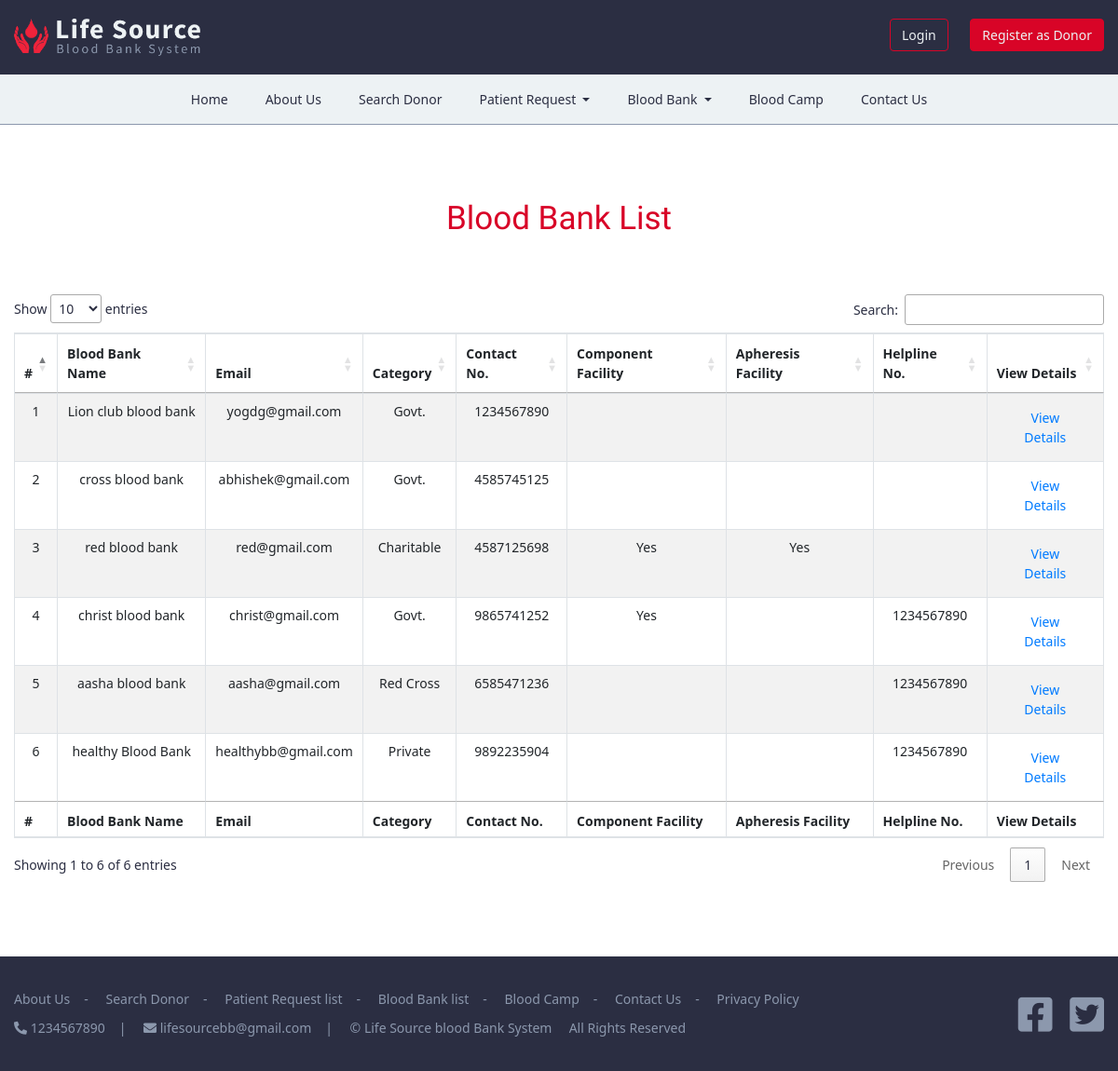
The app's page /bblist.php with its own data.
### tables this page shows
CREATE TABLE IF NOT EXISTS `bbregister` (
  `ID` int(11) NOT NULL AUTO_INCREMENT,
  `name` varchar(255) NOT NULL,
  `password` varchar(255) NOT NULL,
  `email` varchar(255) NOT NULL,
  `Hname` varchar(255) NOT NULL,
  `category` varchar(255) NOT NULL,
  `cpname` varchar(255) NOT NULL,
  `contact` varchar(11) NOT NULL,
  `faxno` varchar(15) NOT NULL,
  `license` varchar(255) NOT NULL,
  `fromd` date NOT NULL,
  `todate` date NOT NULL,
  `component` varchar(255) NOT NULL,
  `apheresis` varchar(255) NOT NULL,
  `helpline` varchar(11) NOT NULL,
  `website` varchar(255) NOT NULL,
  `certificate` varchar(255) NOT NULL,
  `state` varchar(255) NOT NULL,
  `city` varchar(255) NOT NULL,
  `address` varchar(255) NOT NULL,
  `pincode` int(11) NOT NULL,
  `date` timestamp NOT NULL DEFAULT CURRENT_TIMESTAMP,
  `user` varchar(255) NOT NULL,
  `status` int(11) NOT NULL,
  PRIMARY KEY (`ID`)
);

CREATE TABLE IF NOT EXISTS `contactinfo` (
  `ID` int(11) NOT NULL AUTO_INCREMENT,
  `mobile` varchar(11) NOT NULL,
  `email` varchar(255) NOT NULL,
  PRIMARY KEY (`ID`)
);

### bblist.php (the view, shortened to what this page needs)
<?php
include('include/connection.php');
?>
<!DOCTYPE html>
<html lang="en">
  <head>
    <link rel="stylesheet" href="css/bootstrap.min.css">
    <link rel="stylesheet" href="css/search_donor.css">
    <link href="css/all.css" rel="stylesheet">
    <link rel="stylesheet" href="https://cdn.datatables.net/1.10.20/css/jquery.dataTables.min.css">
    <link rel="stylesheet" href="https://cdn.datatables.net/1.10.20/css/dataTables.bootstrap4.min.css">
  </head>
  <body>
    <header>
      <div class="container-sm nopadding">
      <div class="row">
      <div class="col-lg-6 col-sm-6 col-12 nopadding logobg">
        <a href="index.php">
          <img src="images/logo.png" alt="Life Source blood bank System" title="Life source blood bank system" />
        </a>
      </div>
      <div class="col-lg-6 col-sm-6 col-12 nopadding loginbg">
        <button type="button" onclick="window.open('login.php', '_blank'); return false;" name="login" id="login" class="btn btn-default loginbtn">
          Login
        </button>
        <button type="button" onclick="window.open('register.php', '_blank'); return false;" class="btn btn-default signupbtn">
          Register as Donor
        </button>
      </div>
      </div>
      </div>
    </header>
    <nav class="navbar navbar-expand-md navbar-light navigation sticky-top">
      <div class="container-sm">
      <div class="collapse navbar-collapse" id="collapsibleNavbar">
        <ul class="navbar-nav mx-auto">
          <li class="nav-item">
            <a class="nav-link" href="index.php">Home</a>
          </li>
          <li class="nav-item">
            <a class="nav-link" href="aboutus.php">About Us</a>
          </li>
          <li class="nav-item">
            <a class="nav-link" href="search_donor.php">Search Donor</a>
          </li>
          <li class="nav-item dropdown">
            <a class="nav-link dropdown-toggle" href="#" id="navbardrop" data-toggle="dropdown">
              Patient Request
            </a>
          </li>
          <li class="nav-item dropdown">
            <a class="nav-link dropdown-toggle" href="#" id="navbardrop" data-toggle="dropdown">
              Blood Bank
            </a>
          </li>
          <li class="nav-item">
            <a class="nav-link" href="bloodcamp.php">Blood Camp</a>
          </li>
          <li class="nav-item">
            <a class="nav-link" href="contact-us.php">Contact Us</a>
          </li>
        </ul>
      </div>
      </div>
    </nav>
    <div class="searchD">
      <div class="container-sm search_cont nopadding">
        <div class="row">
          <div class="col-lg-12">
            <h1>Blood Bank List</h1>
          </div>
        </div>
        <div class="row">
          <div class="col-lg-12 nopadding">
            <div class="table-responsive">
              <table id="example" class="table table-bordered table-striped table-hover">
               <thead>
                <tr>
                  <th>#</th>
                  <th>Blood Bank Name</th>
                  <th>Email</th>
                  <th>Category</th>
                  <th>Contact No.</th>
                  <th>Component Facility</th>
                  <th>Apheresis Facility</th>
                  <th>Helpline No.</th>
                  <th>View Details</th>
                </tr>
               </thead>
               <tfoot>
                <tr>
                  <th>#</th>
                  <th>Blood Bank Name</th>
                  <th>Email</th>
                  <th>Category</th>
                  <th>Contact No.</th>
                  <th>Component Facility</th>
                  <th>Apheresis Facility</th>
                  <th>Helpline No.</th>
                  <th>View Details</th>
                </tr>
              </tfoot>
              <tbody>
                <?php
                $query = "SELECT * from bbregister WHERE status='1'";
                $query_run = mysqli_query($conn,$query);
                $cnt = 1;
                if (mysqli_num_rows($query_run) > 0) {
                  while ($row = mysqli_fetch_assoc($query_run)) {
                ?>
                <tr>
                  <td><?php echo htmlentities($cnt);?></td>
                  <td><?php echo $row['name'];?></td>
                  <td><?php echo $row['email'];?></td>
                  <td><?php echo $row['category'];?></td>
                  <td><?php echo $row['contact'];?></td>
                  <td><?php echo $row['component'];?></td>
                  <td><?php echo $row['apheresis'];?></td>
                  <td><?php echo $row['helpline'];?></td>
                  <td>
                    <button name="view_btn" class="btn bg-transparent text-primary" data-toggle="modal" data-target="#myModal<?php echo $row['ID']; ?>">
                      View Details
                    </button>
                  </td>
                </tr>
                <?php $cnt=$cnt+1; }} ?>
              </tbody>
              </table>
            </div>
          </div>
        </div>
      </div>
    </div>
    <footer>
      <div class="container-sm nopadding">
        <div class="row">
          <div class="col-lg-10 col-md-12 hidemob">
            <div class="row">
              <div class="col-lg-12 nopadding">
                <ul class="footer_list">
                  <li class="aboutli"><a href="about-us.php" target="_blank">About Us</a></li>-
                  <li><a href="search_donor.php" target="_blank">Search Donor</a></li>-
                  <li><a href="request-list.php" target="_blank">Patient Request list</a></li>-
                  <li><a href="bb-list.php" target="_blank">Blood Bank list</a></li>-
                  <li><a href="bloodcamp.php" target="_blank">Blood Camp</a></li>-
                  <li><a href="contact-us.php" target="_blank">Contact Us</a></li>-
                  <li><a href="privacy.php" target="_blank">Privacy Policy</a></li>
                </ul>
              </div>
            </div>
            <?php
            $query3 = "SELECT * from contactinfo";
            $query_run3 = mysqli_query($conn,$query3);
            if (mysqli_num_rows($query_run3) > 0) {
              while ($row3 = mysqli_fetch_assoc($query_run3)) {
            ?>
            <div class="row">
              <div class="col-lg-12 nopadding">
                <ul class="footer_list">
                  <li class="aboutli"><i class="fas fa-phone-alt"></i> <?php echo $row3['mobile'];?></li>|
                  <li><i class="fas fa-envelope"></i> <a href="mailto:<?php echo $row3['email'];?>"><?php echo $row3['email'];?></a></li>|
                  <li>&copy; Life Source blood Bank System &nbsp;&nbsp;&nbsp; All Rights Reserved</li>
                </ul>
              </div>
            </div>
          </div>
      <div class="col-lg-2 col-md-12 social_icon hidemob nopadding">
            <div class="facebook">
              <a href="#">
              <i class="fab fa-facebook-square"></i>
              </a>
            </div>
            <div class="twitter">
              <a href="#">
              <i class="fab fa-twitter-square"></i>
              </a>
            </div>
      </div>
        </div>
        <?php } }?>
      </div>
    </footer>
  </body>
</html>

### css/search_donor.css (style rules this page uses)
body { margin: 0 auto; padding: 0px; font-family: 'Segoe UI'; font-size: 14px; color: #2b2e42; font-weight: 400; text-align: center; overflow-x: hidden !important; }
.nopadding { padding-left: 0 !important; padding-right: 0 !important; }
h1 { margin: 0px; padding: 0px 0px 60px 0px; font-family: 'Nanum Gothic', sans-serif; font-size: 35px; color: #d80427; }
header { padding: 20px 0px; background-color: #2b2e42; }
.logobg { padding: 0px 0px; margin: 0px; text-align: left; }
.logobg img { width: 200px; }
.loginbg { padding: 0px 0px 0px 0px; margin: 0px; text-align: right; }
.loginbtn { margin-right: 20px; background-color: transparent; font-size: 14px; color:#edf2f4; border-color: #d80427; }
.signupbtn { font-size: 14px; background-color: #d80427; color:#edf2f4; border-color: #d80427; }
.btn { font-size: 14px; }
.navigation { background-color: #edf2f4; text-align: center; border-bottom: 1px solid; border-color: #8c98ad; }
.navbar-light .navbar-nav .nav-link { padding-left: 20px; padding-right: 20px; font-family: 'Segoe UI'; font-size: 14px; color: #2b2e42; text-align: center; text-decoration: none; }
.search_cont { padding: 80px 0px; }
footer { padding-top: 30px; padding-bottom: 30px; background-color: #2b2e42; text-align: left; }
.footer_list { padding: 5px 0px; margin: 0px; color: #8c98ad; list-style: none; text-align: left; }
.footer_list .aboutli { padding-left: 0px; }
.footer_list li { padding: 0px 15px; display: inline; font-size: 14px; color: #8c98ad; }
.footer_list li a { color: #8c98ad; }
.social_icon { text-align: right; }
.facebook { padding: 0px; font-size: 42px; color: #8c98ad; display: inline-block; }
.twitter { padding: 0px 0px 0px 15px; font-size: 42px; color: #8c98ad; display: inline-block; }
.social_icon a { color: #8c98ad; }
.hidemob { display: block; }

### css/all.css (style rules this page uses)
.fa, .fas, .far, .fal, .fad, .fab { -moz-osx-font-smoothing: grayscale; -webkit-font-smoothing: antialiased; display: inline-block; font-style: normal; font-variant: normal; text-rendering: auto; line-height: 1; }
.fa-envelope:before { content: "\f0e0"; }
.fa-facebook-square:before { content: "\f082"; }
.fa-phone-alt:before { content: "\f879"; }
.fa-twitter-square:before { content: "\f081"; }
.fab { font-family: 'Font Awesome 5 Brands'; font-weight: 400; }
.fa, .fas { font-family: 'Font Awesome 5 Free'; font-weight: 900; }

### records on screen
bbregister: name "Lion club blood bank", email "yogdg@gmail.com", category "Govt.", contact "1234567890"
bbregister: name "cross blood bank", email "abhishek@gmail.com", category "Govt.", contact "4585745125"
bbregister: name "red blood bank", email "red@gmail.com", category "Charitable", contact "4587125698", component "Yes", apheresis "Yes"
bbregister: name "christ blood bank", email "christ@gmail.com", category "Govt.", contact "9865741252", component "Yes", helpline "1234567890"
bbregister: name "aasha blood bank", email "aasha@gmail.com", category "Red Cross", contact "6585471236", helpline "1234567890"
bbregister: name "healthy Blood Bank", email "healthybb@gmail.com", category "Private", contact "9892235904", helpline "1234567890"
contactinfo: mobile "1234567890", email "lifesourcebb@gmail.com"
